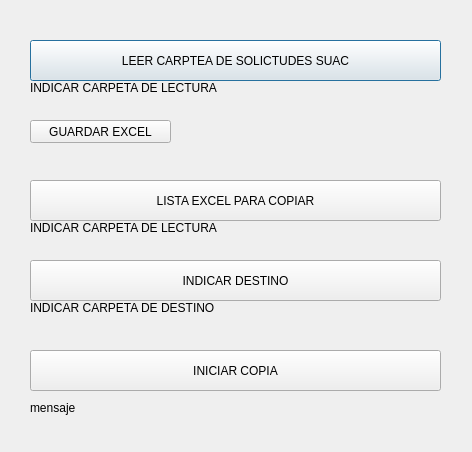
<?xml version="1.0" encoding="UTF-8"?>
<ui version="4.0">
 <class>maxCopia</class>
 <widget class="QDialog" name="maxCopia">
  <property name="geometry">
   <rect>
    <x>0</x>
    <y>0</y>
    <width>472</width>
    <height>452</height>
   </rect>
  </property>
  <property name="windowTitle">
   <string>maxCopia</string>
  </property>
  <widget class="QLabel" name="lbl_lectura">
   <property name="geometry">
    <rect>
     <x>30</x>
     <y>80</y>
     <width>411</width>
     <height>16</height>
    </rect>
   </property>
   <property name="text">
    <string>INDICAR CARPETA DE LECTURA</string>
   </property>
  </widget>
  <widget class="QPushButton" name="btn_leerCarpeta">
   <property name="geometry">
    <rect>
     <x>30</x>
     <y>40</y>
     <width>411</width>
     <height>41</height>
    </rect>
   </property>
   <property name="text">
    <string>LEER CARPTEA DE SOLICTUDES SUAC</string>
   </property>
  </widget>
  <widget class="QPushButton" name="btn_guardaXlsx">
   <property name="geometry">
    <rect>
     <x>30</x>
     <y>120</y>
     <width>141</width>
     <height>23</height>
    </rect>
   </property>
   <property name="text">
    <string>GUARDAR EXCEL</string>
   </property>
  </widget>
  <widget class="QPushButton" name="btn_obtenerLista">
   <property name="geometry">
    <rect>
     <x>30</x>
     <y>180</y>
     <width>411</width>
     <height>41</height>
    </rect>
   </property>
   <property name="text">
    <string>LISTA EXCEL PARA COPIAR</string>
   </property>
  </widget>
  <widget class="QLabel" name="lbl_destino">
   <property name="geometry">
    <rect>
     <x>30</x>
     <y>300</y>
     <width>411</width>
     <height>16</height>
    </rect>
   </property>
   <property name="text">
    <string>INDICAR CARPETA DE DESTINO</string>
   </property>
  </widget>
  <widget class="QPushButton" name="btn_indicaDestino">
   <property name="geometry">
    <rect>
     <x>30</x>
     <y>260</y>
     <width>411</width>
     <height>41</height>
    </rect>
   </property>
   <property name="text">
    <string>INDICAR DESTINO</string>
   </property>
  </widget>
  <widget class="QPushButton" name="btn_iniciaCopia">
   <property name="geometry">
    <rect>
     <x>30</x>
     <y>350</y>
     <width>411</width>
     <height>41</height>
    </rect>
   </property>
   <property name="text">
    <string>INICIAR COPIA</string>
   </property>
  </widget>
  <widget class="QLabel" name="lbl_mensaje">
   <property name="geometry">
    <rect>
     <x>30</x>
     <y>400</y>
     <width>411</width>
     <height>16</height>
    </rect>
   </property>
   <property name="text">
    <string>mensaje</string>
   </property>
  </widget>
  <widget class="QLabel" name="lbl_excel">
   <property name="geometry">
    <rect>
     <x>30</x>
     <y>220</y>
     <width>411</width>
     <height>16</height>
    </rect>
   </property>
   <property name="text">
    <string>INDICAR CARPETA DE LECTURA</string>
   </property>
  </widget>
 </widget>
 <resources/>
 <connections/>
</ui>
